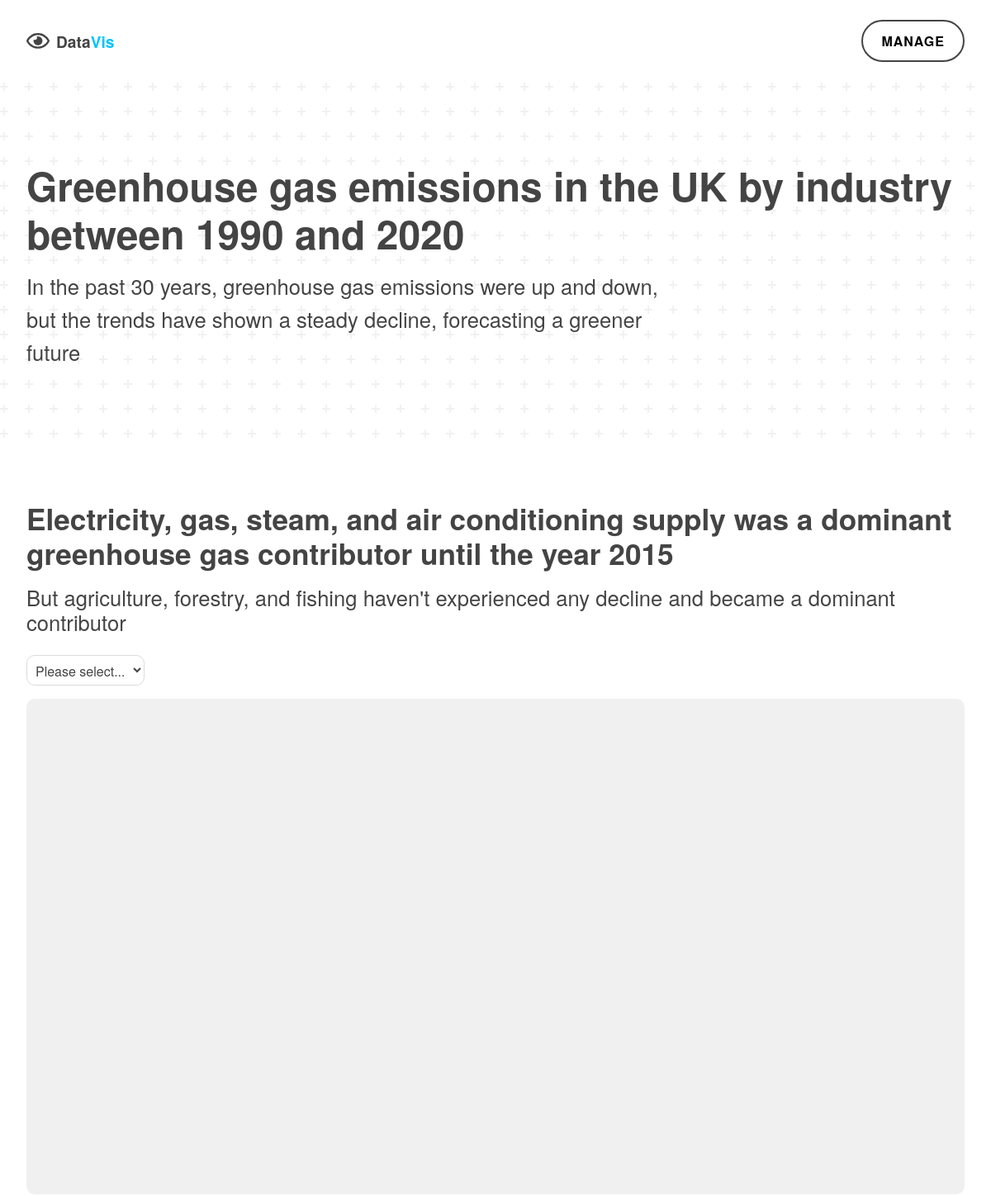
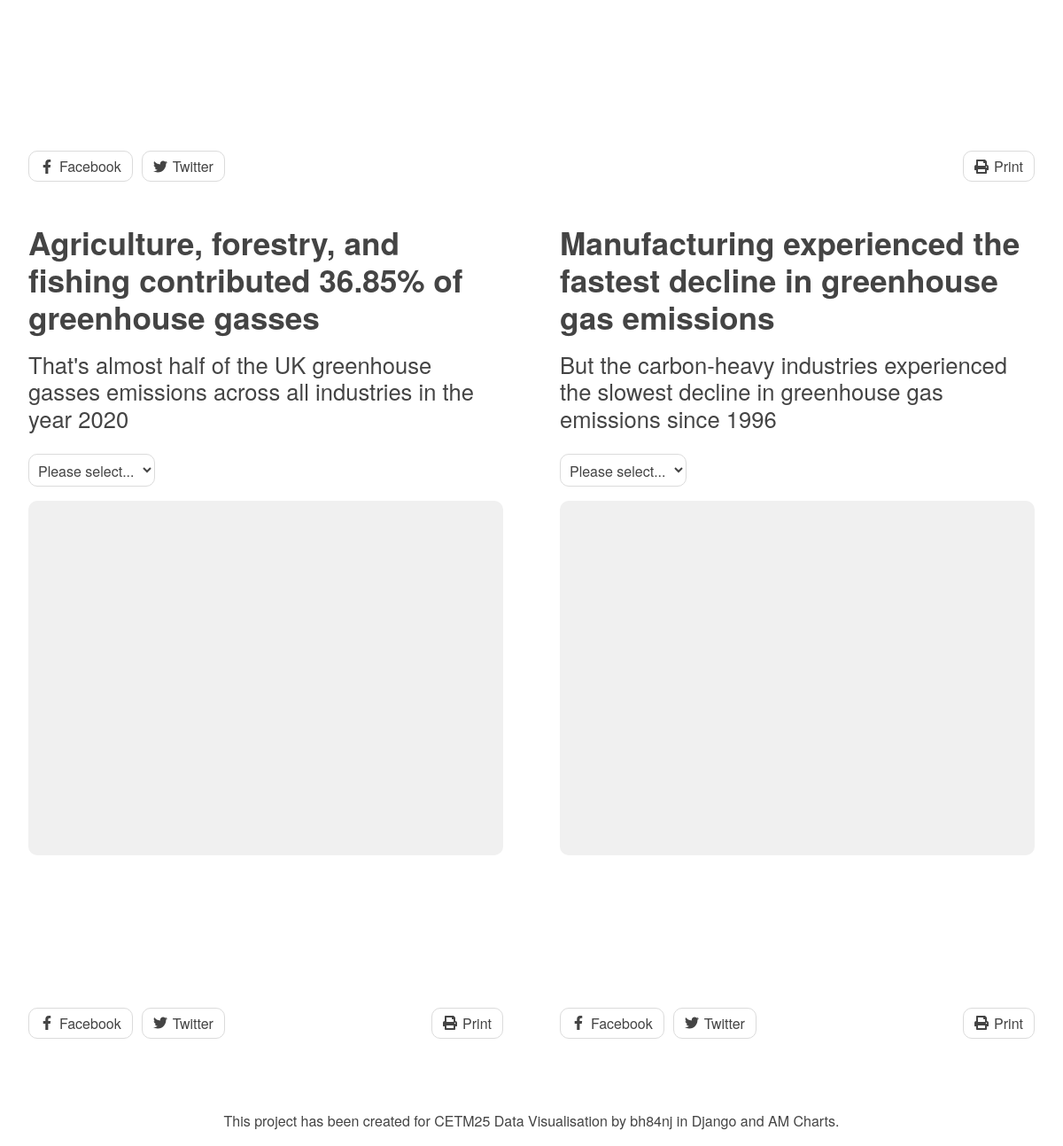
The app's page /datavis/ with its own data (2 pictures, top to bottom).
### datavis/models.py (models this page shows, shortened)
class Page(models.Model):
  title = models.CharField(max_length=255, null=False)
  tagline = models.CharField(max_length=255, null=False)
  slug = models.SlugField(max_length=255, null=True)

class Graph(models.Model):
  title = models.CharField(max_length=255, null=False)
  tagline = models.CharField(max_length=255, null=False)
  date_published = models.DateTimeField('date published')
  menu_order = models.IntegerField(default=1)
  type = models.CharField(max_length=11, choices=GRAPH_TYPE, default='xy')
  status = models.CharField(max_length=11, choices=STATUS)
  document_file = models.ForeignKey(File, null=True, related_name='graph_document_file', on_delete=models.DO_NOTHING)

class File(models.Model):
  title = models.CharField(max_length=255, null=False)
  description = models.CharField(max_length=255, null=False)
  file = models.FileField(null=True, upload_to='files/')
  date_published = models.DateTimeField('date published')

### datavis/views.py (the view)
# urls.py: path('', views.IndexView.as_view(), name='index'),
class IndexView(generic.ListView):
  model = Page
  template_name = 'datavis/layouts/index.html'
  def get(self, request):
    page = get_object_or_404(Page, slug = 'home')
    return render(request, 'datavis/layouts/index.html', {
      'page': page,
      'graphs': get_graphs()
    })

### datavis/views.py (called while the page is built)
def get_graphs():
  return Graph.objects.all().order_by('menu_order').filter(status='live')

### datavis/templates/datavis/layouts/index.html
{% extends 'datavis/template.html' %}
{% load static %}
{% block content %}
<main class="main">
  <section class="hero">
    <div class="inner">
      <h1 class="hero__title font-xxl">{{ page.title }}</h1>
      <p class="hero__tagline font-lg">{{ page.tagline }}</p>
    </div>
  </section>
  {% if graphs %}
    <section class="section">
      <div class="inner">
        <div class="container space-between">
          {% for graph in graphs %}
            <article class="graph">
              <div class="graph__header">
                <h2 class="graph__title font-xl">{{ graph.title }}</h2>
                <p class="graph__tagline font-lg">{{ graph.tagline }}</p>
                <select class="select" data-name="graph_{{ forloop.counter }}">
                  <option value="" hidden>Please select...</option>
                </select>
              </div>
              <div class="graph__canvas" id="graph_{{ forloop.counter }}" data-graph="graph_{{ forloop.counter }}" data-type="{{ graph.type }}" data-source="{{ graph.document_file.file.url }}"></div>
              <div class="graph__legend" id="graph_legend_{{ forloop.counter }}" data-legend="graph_{{ forloop.counter }}"></div>
              <div class="container space-between graph__action">
                <div class="graph__action-sharers">
                  <a class="action" href="https://www.facebook.com/" title="Share on Facebook" target="_blank" rel="nofollow">
                    {% include 'datavis/includes/facebook-f-brands.svg' %} Facebook
                  </a>
                  <a class="action" href="https://www.twitter.com/" title="Share on Twitter" target="_blank" rel="nofollow">
                    {% include 'datavis/includes/twitter-brands.svg' %} Twitter
                  </a>
                </div>
                <div class="graph__action-print">
                  <a class="action" href="/datavis/" title="Print {{ graph.title }}" target="_blank" rel="nofollow">
                    {% include 'datavis/includes/print-solid.svg' %} Print
                  </a>
                </div>
              </div>
            </article>
          {% endfor %}
        </div>
      </div>
    </section>
  {% endif %}
</main>
{% endblock %}

### datavis/templates/datavis/template.html (shortened to what this page needs)
{% load static %}
<!DOCTYPE html>
<html lang="en-GB">
  <head>
    <link rel="stylesheet" href="https://use.typekit.net/ppv6pep.css" />
    <link rel="stylesheet" href="{% static 'datavis/css/style.css' %}" />
  </head>
  <body>
    <header class="header">
      <div class="inner">
        <div class="container align-center">
          <div class="logo font-med">
            Data<span class="logo__color">Vis</span>
          </div>
          <nav class="nav">
            <a class="button" href="/admin/datavis/" target="_blank" title="Manage this dashboard (opens in new tab)">Manage</a>
          </nav>
        </div>
      </div>
    </header>
    {% block content %}
    {% endblock %}
    <footer class="footer">
      <div class="inner">
        <p class="footer__credit">This project has been created for CETM25 Data Visualisation by bh84nj in Django and AM Charts.</p>
      </div>
    </footer>
  </body>
</html>

### datavis/static/datavis/css/style.css (style rules this page uses)
*, *::before, *::after { box-sizing: border-box; }
body, h1, h2, h3, h4, p, figure, blockquote, dl, dd { margin: 0; }
body { min-height: 100vh; text-rendering: optimizeSpeed; line-height: 1.5; }
input, button, textarea, select { font: inherit; }
:root { --clr-primary: #00c3ff; --clr-secondary: #dbf300; --clr-text: #444444; --clr-success: #07db00; --clr-failure: #f31515; --clr-light-shade: #f0f0f0; --clr-dark-shade: #dbdbdb; --clr-dark: #010101; --clr-white: #ffffff; --font-xxl: 3em; --font-xl: 2.2em; --font-lg: 1.6em; --font-med: 1.2em; --font-reg: 1em; --font-sm: 0.94em; --font-xs: 0.9em; --font-xxs: 0.84em; --bold-weight: 700; --border-radius: 10px; }
body { font: normal 16px/1.5625 futura-pt, "Proxima Nova", "Montserrat", "Helvetica Neue", Arial, sans-serif; color: var(--clr-text); }
.font-xxl { font-size: var(--font-xxl); }
.font-xl { font-size: var(--font-xl); }
.font-lg { font-size: var(--font-lg); }
.font-med { font-size: var(--font-med); }
a, a:visited, a:active { color: var(--clr-primary); text-decoration: none; }
.inner { margin: 0 auto; max-width: 1280px; padding: 0 2rem; }
.container { display: flex; flex-flow: row wrap; }
.container.align-center { align-items: center; }
.container.space-between { justify-content: space-between; }
.button { border: solid 2px var(--clr-text); border-radius: 50px; color: var(--clr-dark) !important; display: inline-block; font-weight: var(--bold-weight); letter-spacing: 1px; padding: 0.7em 1.4em; text-transform: uppercase; transition: background-color 300ms ease-in-out, color 300ms ease-in-out, transform 300ms ease-in-out; will-change: transform; }
.action { border: solid 1px var(--clr-dark-shade); border-radius: var(--border-radius); color: var(--clr-text) !important; display: flex; align-items: center; justify-content: center; margin-left: 10px; padding: 4px 12px; transition: background-color 300ms ease-in-out; }
.action:nth-child(1) { margin-left: 0; }
.select { background-color: var(--clr-white); border: solid 1px var(--clr-dark-shade); border-radius: var(--border-radius); color: var(--clr-text); padding: 6px 6px 4px; }
.main { margin-top: 100px; }
.section { padding: 4rem 0; }
.header { background-color: var(--clr-white); padding: 1.5rem 0; position: fixed; top: 0; left: 0; width: 100%; z-index: 1; }
.logo { color: var(--clr-text); display: flex; align-items: center; font-weight: var(--bold-weight); flex: 1; }
.logo__color { color: var(--clr-primary); }
.nav { flex: 1; text-align: right; }
.hero { background-color: #ffffff; padding: 6rem 0 6rem; }
.hero__title { line-height: 1.2; margin-bottom: 1rem; }
.hero__tagline { max-width: 768px; }
.graph { margin-top: 3rem; width: 50%; width: calc(50% - 2rem); }
.graph:nth-child(1) { margin-top: 0; width: 100%; }
.graph__header { margin-bottom: 1rem; }
.graph__title { line-height: 1.2; }
.graph__tagline { margin: 1rem 0 1.5rem; line-height: 1.2; }
.graph__canvas { border-radius: var(--border-radius); background-color: var(--clr-light-shade); height: 400px; }
.graph__legend { height: 140px; margin-top: 1rem; }
.graph:nth-child(1) .graph__canvas { height: 600px; }
.graph__action { margin-top: 1rem; }
.graph__action-sharers { display: flex; flex-flow: row wrap; flex: 1; }
.footer { padding: 1rem 0; }
.footer__credit { text-align: center; }

### records on screen
Page: title "Greenhouse gas emissions in the UK by industry between 1990 and 2020", tagline "In the past 30 years, greenhouse gas emissions were up and down, but the trends have shown a steady decline, forecasting a greener future"
Graph: title "Electricity, gas, steam, and air conditioning supply was a dominant greenhouse gas contributor until the year 2015", tagline "But agriculture, forestry, and fishing haven't experienced any decline and became a dominant contributor"
Graph: title "Agriculture, forestry, and fishing contributed 36.85% of greenhouse gasses", tagline "That's almost half of the UK greenhouse gasses emissions across all industries in the year 2020"
Graph: title "Manufacturing experienced the fastest decline in greenhouse gas emissions", tagline "But the carbon-heavy industries experienced the slowest decline in greenhouse gas emissions since 1996"
